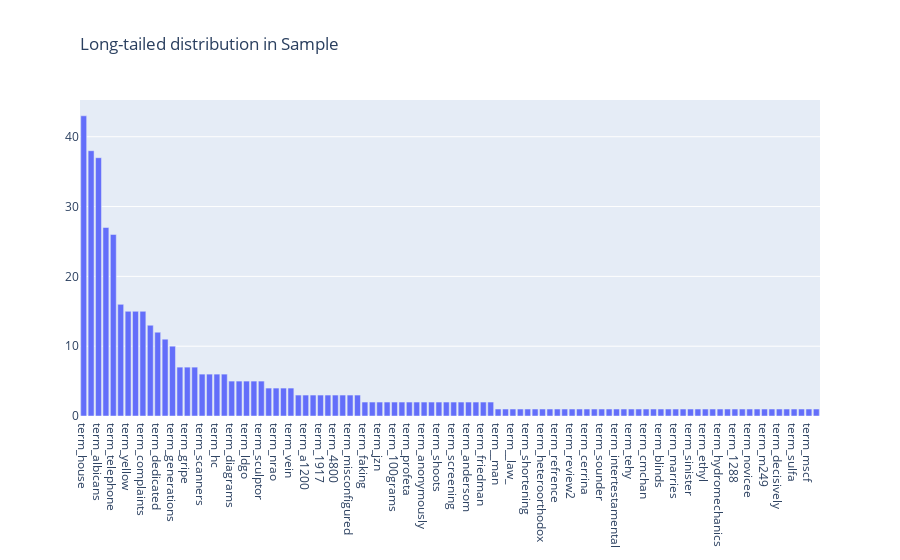

The notebook cell saved with this chart:
### Markdown cell above
### Exercise 15:
Sort the terms on the x-axis by frequency instead of in alphabetical order.

### Code cell
# Answer here

#for efficiency we will use a samnple of the dataset
#order the terms
ordered_term_frequencies_df = sample_term_frequencies_df.sort_values(by = 'counts', ascending = False)

#generate graph
ordered_data = go.Bar(x=["term_"+str(i) for i in ordered_term_frequencies_df['terms']],
            y=ordered_term_frequencies_df['counts'])

fig = go.Figure(ordered_data)

fig.update_layout(
    title=go.layout.Title(
        text="Long-tailed distribution in Sample",
        xref="paper",
        x=0
    )
)

fig.show()

### Figure 1 — Plotly figure (JSON) as saved in the notebook; plotly's stock layout.template omitted (floating-point values rounded to 4 significant figures)
{"data": [{"type": "bar", "x": ["term_house", "term_omen", "term_albicans", "term_raster", "term_telephone", "term_p12", "term_yellow", "term_gabriel", "term_complaints", "term_mountains", "term_dedicated", "term_juice", "term_generations", "term_mock", "term_gripe", "term_progression", "term_scanners", "term_monday", "term_hc", "term_preview", "term_diagrams", "term_jk87377", "term_ldgo", "term_ama", "term_sculptor", "term_placebos", "term_nrao", "term_corrupt", "term_vein", "term_fantastic", "term_a1200", "term_noordewier", "term_1917", "term_vital", "term_4800", "term_2_c", "term_misconfigured", "term_subdue", "term_faking", "term_tendencies", "term_jzn", "term_tenderized", "term_100grams", "term_dutc0006", "term_profeta", "term_finnerty", "term_anonymously", "term_deadly", "term_shoots", "term_1266", "term_screening", "term_gigantic", "term_andersom", "term_confined", "term_friedman", "term_rising", "term__man", "term_beginners", "term__law_", "term_salutary", "term_shortening", "term_juelin", "term_heteroorthodox", "term_assailed", "term_refrence", "term_triadic", "term_review2", "term_213633", "term_cerrina", "term_helllo", "term_sounder", "term_inerrantist", "term_intertestamental", "term_343", "term_tehy", "term_cholera", "term_cmchan", "term_annoys", "term_blinds", "term_assassinated", "term_marries", "term_mtd", "term_sinister", "term_stenosis", "term_ethyl", "term_222525", "term_hydromechanics", "term_augjpeg", "term_1288", "term_24731", "term_novicee", "term_gerd", "term_m249", "term_chiropractorstreat", "term_decisively", "term_motility", "term_sulfa", "term_boutte", "term_mscf", "term_28909"], "y": [43, 38, 37, 27, 26, 16, 15, 15, 15, 13, 12, 11, 10, 7, 7, 7, 6, 6, 6, 6, 5, 5, 5, 5, 5, 4, 4, 4, 4, 3, 3, 3, 3, 3, 3, 3, 3, 3, 2, 2, 2, 2, 2, 2, 2, 2, 2, 2, 2, 2, 2, 2, 2, 2, 2, 2, 1, 1, 1, 1, 1, 1, 1, 1, 1, 1, 1, 1, 1, 1, 1, 1, 1, 1, 1, 1, 1, 1, 1, 1, 1, 1, 1, 1, 1, 1, 1, 1, 1, 1, 1, 1, 1, 1, 1, 1, 1, 1, 1, 1]}], "layout": {"title": {"text": "Long-tailed distribution in Sample", "x": 0, "xref": "paper"}}}
